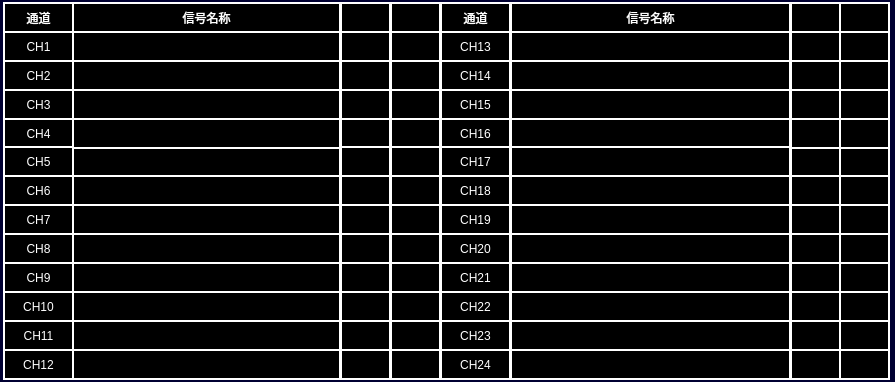
 <widget class="QWidget" name="TCDIControl">
  <property name="geometry">
   <rect>
    <x>0</x>
    <y>0</y>
    <width>895</width>
    <height>382</height>
   </rect>
  </property>
  <property name="windowTitle">
   <string>Form</string>
  </property>
  <property name="styleSheet">
   <string notr="true">QWidget
{
background-color: rgb(0, 0, 50);
}


QLabel
{
	font: 16px &quot;微软雅黑&quot;;
	color: white;
	border:2px solid white;
	background-color:black;
}</string>
  </property>
  <widget class="QLabel" name="lbl_CH3_State2">
   <property name="geometry">
    <rect>
     <x>390</x>
     <y>89</y>
     <width>51</width>
     <height>31</height>
    </rect>
   </property>
   <property name="text">
    <string/>
   </property>
   <property name="alignment">
    <set>Qt::AlignCenter</set>
   </property>
  </widget>
  <widget class="QLabel" name="lbl_CH24_State1">
   <property name="geometry">
    <rect>
     <x>790</x>
     <y>349</y>
     <width>51</width>
     <height>31</height>
    </rect>
   </property>
   <property name="text">
    <string/>
   </property>
   <property name="alignment">
    <set>Qt::AlignCenter</set>
   </property>
  </widget>
  <widget class="QLabel" name="lbl_CH17_State2">
   <property name="geometry">
    <rect>
     <x>839</x>
     <y>146</y>
     <width>51</width>
     <height>31</height>
    </rect>
   </property>
   <property name="text">
    <string/>
   </property>
   <property name="alignment">
    <set>Qt::AlignCenter</set>
   </property>
  </widget>
  <widget class="QLabel" name="lbl_CH15_Name">
   <property name="geometry">
    <rect>
     <x>510</x>
     <y>89</y>
     <width>281</width>
     <height>31</height>
    </rect>
   </property>
   <property name="text">
    <string/>
   </property>
   <property name="alignment">
    <set>Qt::AlignCenter</set>
   </property>
  </widget>
  <widget class="QLabel" name="lbl_CH16_Name">
   <property name="geometry">
    <rect>
     <x>510</x>
     <y>118</y>
     <width>281</width>
     <height>31</height>
    </rect>
   </property>
   <property name="text">
    <string/>
   </property>
   <property name="alignment">
    <set>Qt::AlignCenter</set>
   </property>
  </widget>
  <widget class="QLabel" name="lbl_CH11_Name">
   <property name="geometry">
    <rect>
     <x>72</x>
     <y>320</y>
     <width>269</width>
     <height>31</height>
    </rect>
   </property>
   <property name="text">
    <string/>
   </property>
   <property name="alignment">
    <set>Qt::AlignCenter</set>
   </property>
  </widget>
  <widget class="QLabel" name="lbl_CH18_State1">
   <property name="geometry">
    <rect>
     <x>790</x>
     <y>175</y>
     <width>51</width>
     <height>31</height>
    </rect>
   </property>
   <property name="text">
    <string/>
   </property>
   <property name="alignment">
    <set>Qt::AlignCenter</set>
   </property>
  </widget>
  <widget class="QLabel" name="lbl_CH13_State2">
   <property name="geometry">
    <rect>
     <x>839</x>
     <y>31</y>
     <width>51</width>
     <height>31</height>
    </rect>
   </property>
   <property name="text">
    <string/>
   </property>
   <property name="alignment">
    <set>Qt::AlignCenter</set>
   </property>
  </widget>
  <widget class="QLabel" name="lbl_CH2_Name">
   <property name="geometry">
    <rect>
     <x>72</x>
     <y>60</y>
     <width>269</width>
     <height>31</height>
    </rect>
   </property>
   <property name="text">
    <string/>
   </property>
   <property name="alignment">
    <set>Qt::AlignCenter</set>
   </property>
  </widget>
  <widget class="QLabel" name="lblTitle_9">
   <property name="geometry">
    <rect>
     <x>440</x>
     <y>2</y>
     <width>71</width>
     <height>31</height>
    </rect>
   </property>
   <property name="text">
    <string>通道</string>
   </property>
   <property name="alignment">
    <set>Qt::AlignCenter</set>
   </property>
  </widget>
  <widget class="QLabel" name="lbl_CH24_Name">
   <property name="geometry">
    <rect>
     <x>510</x>
     <y>349</y>
     <width>281</width>
     <height>31</height>
    </rect>
   </property>
   <property name="text">
    <string/>
   </property>
   <property name="alignment">
    <set>Qt::AlignCenter</set>
   </property>
  </widget>
  <widget class="QLabel" name="lbl_CH23_Name">
   <property name="geometry">
    <rect>
     <x>510</x>
     <y>320</y>
     <width>281</width>
     <height>31</height>
    </rect>
   </property>
   <property name="text">
    <string/>
   </property>
   <property name="alignment">
    <set>Qt::AlignCenter</set>
   </property>
  </widget>
  <widget class="QLabel" name="lbl_CH17_Name">
   <property name="geometry">
    <rect>
     <x>510</x>
     <y>146</y>
     <width>281</width>
     <height>31</height>
    </rect>
   </property>
   <property name="text">
    <string/>
   </property>
   <property name="alignment">
    <set>Qt::AlignCenter</set>
   </property>
  </widget>
  <widget class="QLabel" name="lbl_CH9_State2">
   <property name="geometry">
    <rect>
     <x>390</x>
     <y>262</y>
     <width>51</width>
     <height>31</height>
    </rect>
   </property>
   <property name="text">
    <string/>
   </property>
   <property name="alignment">
    <set>Qt::AlignCenter</set>
   </property>
  </widget>
  <widget class="QLabel" name="lbl_CH23">
   <property name="geometry">
    <rect>
     <x>440</x>
     <y>320</y>
     <width>71</width>
     <height>31</height>
    </rect>
   </property>
   <property name="text">
    <string>CH23</string>
   </property>
   <property name="alignment">
    <set>Qt::AlignCenter</set>
   </property>
  </widget>
  <widget class="QLabel" name="lbl_CH6_Name">
   <property name="geometry">
    <rect>
     <x>72</x>
     <y>175</y>
     <width>269</width>
     <height>31</height>
    </rect>
   </property>
   <property name="text">
    <string/>
   </property>
   <property name="alignment">
    <set>Qt::AlignCenter</set>
   </property>
  </widget>
  <widget class="QLabel" name="lbl_CH13">
   <property name="geometry">
    <rect>
     <x>440</x>
     <y>31</y>
     <width>71</width>
     <height>31</height>
    </rect>
   </property>
   <property name="text">
    <string>CH13</string>
   </property>
   <property name="alignment">
    <set>Qt::AlignCenter</set>
   </property>
  </widget>
  <widget class="QLabel" name="lbl_CH2_State1">
   <property name="geometry">
    <rect>
     <x>340</x>
     <y>60</y>
     <width>51</width>
     <height>31</height>
    </rect>
   </property>
   <property name="text">
    <string/>
   </property>
   <property name="alignment">
    <set>Qt::AlignCenter</set>
   </property>
  </widget>
  <widget class="QLabel" name="lbl_CH3_State1">
   <property name="geometry">
    <rect>
     <x>340</x>
     <y>89</y>
     <width>51</width>
     <height>31</height>
    </rect>
   </property>
   <property name="text">
    <string/>
   </property>
   <property name="alignment">
    <set>Qt::AlignCenter</set>
   </property>
  </widget>
  <widget class="QLabel" name="lbl_CH19">
   <property name="geometry">
    <rect>
     <x>440</x>
     <y>204</y>
     <width>71</width>
     <height>31</height>
    </rect>
   </property>
   <property name="text">
    <string>CH19</string>
   </property>
   <property name="alignment">
    <set>Qt::AlignCenter</set>
   </property>
  </widget>
  <widget class="QLabel" name="lbl_CH12_State2">
   <property name="geometry">
    <rect>
     <x>390</x>
     <y>349</y>
     <width>51</width>
     <height>31</height>
    </rect>
   </property>
   <property name="text">
    <string/>
   </property>
   <property name="alignment">
    <set>Qt::AlignCenter</set>
   </property>
  </widget>
  <widget class="QLabel" name="lbl_CH10_State2">
   <property name="geometry">
    <rect>
     <x>390</x>
     <y>291</y>
     <width>51</width>
     <height>31</height>
    </rect>
   </property>
   <property name="text">
    <string/>
   </property>
   <property name="alignment">
    <set>Qt::AlignCenter</set>
   </property>
  </widget>
  <widget class="QLabel" name="lbl_CH20_State2">
   <property name="geometry">
    <rect>
     <x>839</x>
     <y>233</y>
     <width>51</width>
     <height>31</height>
    </rect>
   </property>
   <property name="text">
    <string/>
   </property>
   <property name="alignment">
    <set>Qt::AlignCenter</set>
   </property>
  </widget>
  <widget class="QLabel" name="lbl_CH9_State1">
   <property name="geometry">
    <rect>
     <x>340</x>
     <y>262</y>
     <width>51</width>
     <height>31</height>
    </rect>
   </property>
   <property name="text">
    <string/>
   </property>
   <property name="alignment">
    <set>Qt::AlignCenter</set>
   </property>
  </widget>
  <widget class="QLabel" name="lbl_CH14_Name">
   <property name="geometry">
    <rect>
     <x>510</x>
     <y>60</y>
     <width>281</width>
     <height>31</height>
    </rect>
   </property>
   <property name="text">
    <string/>
   </property>
   <property name="alignment">
    <set>Qt::AlignCenter</set>
   </property>
  </widget>
  <widget class="QLabel" name="lbl_CH14_State2">
   <property name="geometry">
    <rect>
     <x>839</x>
     <y>60</y>
     <width>51</width>
     <height>31</height>
    </rect>
   </property>
   <property name="text">
    <string/>
   </property>
   <property name="alignment">
    <set>Qt::AlignCenter</set>
   </property>
  </widget>
  <widget class="QLabel" name="lbl_CH4">
   <property name="geometry">
    <rect>
     <x>3</x>
     <y>118</y>
     <width>71</width>
     <height>31</height>
    </rect>
   </property>
   <property name="text">
    <string>CH4</string>
   </property>
   <property name="alignment">
    <set>Qt::AlignCenter</set>
   </property>
  </widget>
  <widget class="QLabel" name="lbl_CH18_Name">
   <property name="geometry">
    <rect>
     <x>510</x>
     <y>175</y>
     <width>281</width>
     <height>31</height>
    </rect>
   </property>
   <property name="text">
    <string/>
   </property>
   <property name="alignment">
    <set>Qt::AlignCenter</set>
   </property>
  </widget>
  <widget class="QLabel" name="lbl_CH3_Name">
   <property name="geometry">
    <rect>
     <x>72</x>
     <y>89</y>
     <width>269</width>
     <height>31</height>
    </rect>
   </property>
   <property name="text">
    <string/>
   </property>
   <property name="alignment">
    <set>Qt::AlignCenter</set>
   </property>
  </widget>
  <widget class="QLabel" name="lbl_CH7_Name">
   <property name="geometry">
    <rect>
     <x>72</x>
     <y>204</y>
     <width>269</width>
     <height>31</height>
    </rect>
   </property>
   <property name="text">
    <string/>
   </property>
   <property name="alignment">
    <set>Qt::AlignCenter</set>
   </property>
  </widget>
  <widget class="QLabel" name="lbl_CH5_State2">
   <property name="geometry">
    <rect>
     <x>390</x>
     <y>146</y>
     <width>51</width>
     <height>31</height>
    </rect>
   </property>
   <property name="text">
    <string/>
   </property>
   <property name="alignment">
    <set>Qt::AlignCenter</set>
   </property>
  </widget>
  <widget class="QLabel" name="lbl_CH20">
   <property name="geometry">
    <rect>
     <x>440</x>
     <y>233</y>
     <width>71</width>
     <height>31</height>
    </rect>
   </property>
   <property name="text">
    <string>CH20</string>
   </property>
   <property name="alignment">
    <set>Qt::AlignCenter</set>
   </property>
  </widget>
  <widget class="QLabel" name="lbl_CH22_State1">
   <property name="geometry">
    <rect>
     <x>790</x>
     <y>291</y>
     <width>51</width>
     <height>31</height>
    </rect>
   </property>
   <property name="text">
    <string/>
   </property>
   <property name="alignment">
    <set>Qt::AlignCenter</set>
   </property>
  </widget>
  <widget class="QLabel" name="lbl_CH8_State2">
   <property name="geometry">
    <rect>
     <x>390</x>
     <y>233</y>
     <width>51</width>
     <height>31</height>
    </rect>
   </property>
   <property name="text">
    <string/>
   </property>
   <property name="alignment">
    <set>Qt::AlignCenter</set>
   </property>
  </widget>
  <widget class="QLabel" name="TrainType5">
   <property name="geometry">
    <rect>
     <x>790</x>
     <y>2</y>
     <width>51</width>
     <height>31</height>
    </rect>
   </property>
   <property name="text">
    <string/>
   </property>
   <property name="alignment">
    <set>Qt::AlignCenter</set>
   </property>
  </widget>
  <widget class="QLabel" name="lbl_CH8">
   <property name="geometry">
    <rect>
     <x>3</x>
     <y>233</y>
     <width>71</width>
     <height>31</height>
    </rect>
   </property>
   <property name="text">
    <string>CH8</string>
   </property>
   <property name="alignment">
    <set>Qt::AlignCenter</set>
   </property>
  </widget>
  <widget class="QLabel" name="lbl_CH10_State1">
   <property name="geometry">
    <rect>
     <x>340</x>
     <y>291</y>
     <width>51</width>
     <height>31</height>
    </rect>
   </property>
   <property name="text">
    <string/>
   </property>
   <property name="alignment">
    <set>Qt::AlignCenter</set>
   </property>
  </widget>
  <widget class="QLabel" name="lbl_CH11">
   <property name="geometry">
    <rect>
     <x>3</x>
     <y>320</y>
     <width>71</width>
     <height>31</height>
    </rect>
   </property>
   <property name="text">
    <string>CH11</string>
   </property>
   <property name="alignment">
    <set>Qt::AlignCenter</set>
   </property>
  </widget>
  <widget class="QLabel" name="lblTitle_2">
   <property name="geometry">
    <rect>
     <x>3</x>
     <y>2</y>
     <width>71</width>
     <height>31</height>
    </rect>
   </property>
   <property name="text">
    <string>通道</string>
   </property>
   <property name="alignment">
    <set>Qt::AlignCenter</set>
   </property>
  </widget>
  <widget class="QLabel" name="lbl_CH15_State2">
   <property name="geometry">
    <rect>
     <x>839</x>
     <y>89</y>
     <width>51</width>
     <height>31</height>
    </rect>
   </property>
   <property name="text">
    <string/>
   </property>
   <property name="alignment">
    <set>Qt::AlignCenter</set>
   </property>
  </widget>
  <widget class="QLabel" name="lbl_CH5_Name">
   <property name="geometry">
    <rect>
     <x>72</x>
     <y>146</y>
     <width>269</width>
     <height>31</height>
    </rect>
   </property>
   <property name="text">
    <string/>
   </property>
   <property name="alignment">
    <set>Qt::AlignCenter</set>
   </property>
  </widget>
  <widget class="QLabel" name="lbl_CH7">
   <property name="geometry">
    <rect>
     <x>3</x>
     <y>204</y>
     <width>71</width>
     <height>31</height>
    </rect>
   </property>
   <property name="text">
    <string>CH7</string>
   </property>
   <property name="alignment">
    <set>Qt::AlignCenter</set>
   </property>
  </widget>
  <widget class="QLabel" name="lbl_CH11_State2">
   <property name="geometry">
    <rect>
     <x>390</x>
     <y>320</y>
     <width>51</width>
     <height>31</height>
    </rect>
   </property>
   <property name="text">
    <string/>
   </property>
   <property name="alignment">
    <set>Qt::AlignCenter</set>
   </property>
  </widget>
  <widget class="QLabel" name="lbl_CH14_State1">
   <property name="geometry">
    <rect>
     <x>790</x>
     <y>60</y>
     <width>51</width>
     <height>31</height>
    </rect>
   </property>
   <property name="text">
    <string/>
   </property>
   <property name="alignment">
    <set>Qt::AlignCenter</set>
   </property>
  </widget>
  <widget class="QLabel" name="lbl_CH13_Name">
   <property name="geometry">
    <rect>
     <x>510</x>
     <y>31</y>
     <width>281</width>
     <height>31</height>
    </rect>
   </property>
   <property name="text">
    <string/>
   </property>
   <property name="alignment">
    <set>Qt::AlignCenter</set>
   </property>
  </widget>
  <widget class="QLabel" name="lbl_CH8_Name">
   <property name="geometry">
    <rect>
     <x>72</x>
     <y>233</y>
     <width>269</width>
     <height>31</height>
    </rect>
   </property>
   <property name="text">
    <string/>
   </property>
   <property name="alignment">
    <set>Qt::AlignCenter</set>
   </property>
  </widget>
  <widget class="QLabel" name="lbl_CH21_State2">
   <property name="geometry">
    <rect>
     <x>839</x>
     <y>262</y>
     <width>51</width>
     <height>31</height>
    </rect>
   </property>
   <property name="text">
    <string/>
   </property>
   <property name="alignment">
    <set>Qt::AlignCenter</set>
   </property>
  </widget>
  <widget class="QLabel" name="lbl_CH5">
   <property name="geometry">
    <rect>
     <x>3</x>
     <y>146</y>
     <width>71</width>
     <height>31</height>
    </rect>
   </property>
   <property name="text">
    <string>CH5</string>
   </property>
   <property name="alignment">
    <set>Qt::AlignCenter</set>
   </property>
  </widget>
  <widget class="QLabel" name="lbl_CH4_State1">
   <property name="geometry">
    <rect>
     <x>340</x>
     <y>118</y>
     <width>51</width>
     <height>31</height>
    </rect>
   </property>
   <property name="text">
    <string/>
   </property>
   <property name="alignment">
    <set>Qt::AlignCenter</set>
   </property>
  </widget>
  <widget class="QLabel" name="lbl_CH6_State2">
   <property name="geometry">
    <rect>
     <x>390</x>
     <y>175</y>
     <width>51</width>
     <height>31</height>
    </rect>
   </property>
   <property name="text">
    <string/>
   </property>
   <property name="alignment">
    <set>Qt::AlignCenter</set>
   </property>
  </widget>
  <widget class="QLabel" name="lbl_CH15_State1">
   <property name="geometry">
    <rect>
     <x>790</x>
     <y>89</y>
     <width>51</width>
     <height>31</height>
    </rect>
   </property>
   <property name="text">
    <string/>
   </property>
   <property name="alignment">
    <set>Qt::AlignCenter</set>
   </property>
  </widget>
  <widget class="QLabel" name="lbl_CH12_State1">
   <property name="geometry">
    <rect>
     <x>340</x>
     <y>349</y>
     <width>51</width>
     <height>31</height>
    </rect>
   </property>
   <property name="text">
    <string/>
   </property>
   <property name="alignment">
    <set>Qt::AlignCenter</set>
   </property>
  </widget>
  <widget class="QLabel" name="lbl_CH21">
   <property name="geometry">
    <rect>
     <x>440</x>
     <y>262</y>
     <width>71</width>
     <height>31</height>
    </rect>
   </property>
   <property name="text">
    <string>CH21</string>
   </property>
   <property name="alignment">
    <set>Qt::AlignCenter</set>
   </property>
  </widget>
  <widget class="QLabel" name="lbl_CH19_Name">
   <property name="geometry">
    <rect>
     <x>510</x>
     <y>204</y>
     <width>281</width>
     <height>31</height>
    </rect>
   </property>
   <property name="text">
    <string/>
   </property>
   <property name="alignment">
    <set>Qt::AlignCenter</set>
   </property>
  </widget>
  <widget class="QLabel" name="lbl_CH9">
   <property name="geometry">
    <rect>
     <x>3</x>
     <y>262</y>
     <width>71</width>
     <height>31</height>
    </rect>
   </property>
   <property name="text">
    <string>CH9</string>
   </property>
   <property name="alignment">
    <set>Qt::AlignCenter</set>
   </property>
  </widget>
  <widget class="QLabel" name="lbl_CH24_State2">
   <property name="geometry">
    <rect>
     <x>839</x>
     <y>349</y>
     <width>51</width>
     <height>31</height>
    </rect>
   </property>
   <property name="text">
    <string/>
   </property>
   <property name="alignment">
    <set>Qt::AlignCenter</set>
   </property>
  </widget>
  <widget class="QLabel" name="lbl_CH4_Name">
   <property name="geometry">
    <rect>
     <x>72</x>
     <y>118</y>
     <width>269</width>
     <height>31</height>
    </rect>
   </property>
   <property name="text">
    <string/>
   </property>
   <property name="alignment">
    <set>Qt::AlignCenter</set>
   </property>
  </widget>
  <widget class="QLabel" name="lbl_CH10">
   <property name="geometry">
    <rect>
     <x>3</x>
     <y>291</y>
     <width>71</width>
     <height>31</height>
    </rect>
   </property>
   <property name="text">
    <string>CH10</string>
   </property>
   <property name="alignment">
    <set>Qt::AlignCenter</set>
   </property>
  </widget>
  <widget class="QLabel" name="lbl_CH22">
   <property name="geometry">
    <rect>
     <x>440</x>
     <y>291</y>
     <width>71</width>
     <height>31</height>
    </rect>
   </property>
   <property name="text">
    <string>CH22</string>
   </property>
   <property name="alignment">
    <set>Qt::AlignCenter</set>
   </property>
  </widget>
  <widget class="QLabel" name="lbl_CH18_State2">
   <property name="geometry">
    <rect>
     <x>839</x>
     <y>175</y>
     <width>51</width>
     <height>31</height>
    </rect>
   </property>
   <property name="text">
    <string/>
   </property>
   <property name="alignment">
    <set>Qt::AlignCenter</set>
   </property>
  </widget>
  <widget class="QLabel" name="lbl_CH7_State2">
   <property name="geometry">
    <rect>
     <x>390</x>
     <y>204</y>
     <width>51</width>
     <height>31</height>
    </rect>
   </property>
   <property name="text">
    <string/>
   </property>
   <property name="alignment">
    <set>Qt::AlignCenter</set>
   </property>
  </widget>
  <widget class="QLabel" name="lbl_CH7_State1">
   <property name="geometry">
    <rect>
     <x>340</x>
     <y>204</y>
     <width>51</width>
     <height>31</height>
    </rect>
   </property>
   <property name="text">
    <string/>
   </property>
   <property name="alignment">
    <set>Qt::AlignCenter</set>
   </property>
  </widget>
  <widget class="QLabel" name="lbl_CH12_Name">
   <property name="geometry">
    <rect>
     <x>72</x>
     <y>349</y>
     <width>269</width>
     <height>31</height>
    </rect>
   </property>
   <property name="text">
    <string/>
   </property>
   <property name="alignment">
    <set>Qt::AlignCenter</set>
   </property>
  </widget>
  <widget class="QLabel" name="lbl_CH17_State1">
   <property name="geometry">
    <rect>
     <x>790</x>
     <y>146</y>
     <width>51</width>
     <height>31</height>
    </rect>
   </property>
   <property name="text">
    <string/>
   </property>
   <property name="alignment">
    <set>Qt::AlignCenter</set>
   </property>
  </widget>
  <widget class="QLabel" name="lbl_CH22_State2">
   <property name="geometry">
    <rect>
     <x>839</x>
     <y>291</y>
     <width>51</width>
     <height>31</height>
    </rect>
   </property>
   <property name="text">
    <string/>
   </property>
   <property name="alignment">
    <set>Qt::AlignCenter</set>
   </property>
  </widget>
  <widget class="QLabel" name="lbl_CH8_State1">
   <property name="geometry">
    <rect>
     <x>340</x>
     <y>233</y>
     <width>51</width>
     <height>31</height>
    </rect>
   </property>
   <property name="text">
    <string/>
   </property>
   <property name="alignment">
    <set>Qt::AlignCenter</set>
   </property>
  </widget>
  <widget class="QLabel" name="lbl_CH23_State1">
   <property name="geometry">
    <rect>
     <x>790</x>
     <y>320</y>
     <width>51</width>
     <height>31</height>
    </rect>
   </property>
   <property name="text">
    <string/>
   </property>
   <property name="alignment">
    <set>Qt::AlignCenter</set>
   </property>
  </widget>
  <widget class="QLabel" name="lbl_CH2">
   <property name="geometry">
    <rect>
     <x>3</x>
     <y>60</y>
     <width>71</width>
     <height>31</height>
    </rect>
   </property>
   <property name="text">
    <string>CH2</string>
   </property>
   <property name="alignment">
    <set>Qt::AlignCenter</set>
   </property>
  </widget>
  <widget class="QLabel" name="lbl_CH18">
   <property name="geometry">
    <rect>
     <x>440</x>
     <y>175</y>
     <width>71</width>
     <height>31</height>
    </rect>
   </property>
   <property name="text">
    <string>CH18</string>
   </property>
   <property name="alignment">
    <set>Qt::AlignCenter</set>
   </property>
  </widget>
  <widget class="QLabel" name="lbl_CH20_Name">
   <property name="geometry">
    <rect>
     <x>510</x>
     <y>233</y>
     <width>281</width>
     <height>31</height>
    </rect>
   </property>
   <property name="text">
    <string/>
   </property>
   <property name="alignment">
    <set>Qt::AlignCenter</set>
   </property>
  </widget>
  <widget class="QLabel" name="lbl_CH13_State1">
   <property name="geometry">
    <rect>
     <x>790</x>
     <y>31</y>
     <width>51</width>
     <height>31</height>
    </rect>
   </property>
   <property name="text">
    <string/>
   </property>
   <property name="alignment">
    <set>Qt::AlignCenter</set>
   </property>
  </widget>
  <widget class="QLabel" name="lbl_CH6_State1">
   <property name="geometry">
    <rect>
     <x>340</x>
     <y>175</y>
     <width>51</width>
     <height>31</height>
    </rect>
   </property>
   <property name="text">
    <string/>
   </property>
   <property name="alignment">
    <set>Qt::AlignCenter</set>
   </property>
  </widget>
  <widget class="QLabel" name="lbl_CH14">
   <property name="geometry">
    <rect>
     <x>440</x>
     <y>60</y>
     <width>71</width>
     <height>31</height>
    </rect>
   </property>
   <property name="text">
    <string>CH14</string>
   </property>
   <property name="alignment">
    <set>Qt::AlignCenter</set>
   </property>
  </widget>
  <widget class="QLabel" name="lbl_CH16">
   <property name="geometry">
    <rect>
     <x>440</x>
     <y>118</y>
     <width>71</width>
     <height>31</height>
    </rect>
   </property>
   <property name="text">
    <string>CH16</string>
   </property>
   <property name="alignment">
    <set>Qt::AlignCenter</set>
   </property>
  </widget>
  <widget class="QLabel" name="lbl_CH20_State1">
   <property name="geometry">
    <rect>
     <x>790</x>
     <y>233</y>
     <width>51</width>
     <height>31</height>
    </rect>
   </property>
   <property name="text">
    <string/>
   </property>
   <property name="alignment">
    <set>Qt::AlignCenter</set>
   </property>
  </widget>
  <widget class="QLabel" name="TrainType6">
   <property name="geometry">
    <rect>
     <x>839</x>
     <y>2</y>
     <width>51</width>
     <height>31</height>
    </rect>
   </property>
   <property name="text">
    <string/>
   </property>
   <property name="alignment">
    <set>Qt::AlignCenter</set>
   </property>
  </widget>
  <widget class="QLabel" name="lbl_CH1">
   <property name="geometry">
    <rect>
     <x>3</x>
     <y>31</y>
     <width>71</width>
     <height>31</height>
    </rect>
   </property>
   <property name="text">
    <string>CH1</string>
   </property>
   <property name="alignment">
    <set>Qt::AlignCenter</set>
   </property>
  </widget>
  <widget class="QLabel" name="lbl_CH23_State2">
   <property name="geometry">
    <rect>
     <x>839</x>
     <y>320</y>
     <width>51</width>
     <height>31</height>
    </rect>
   </property>
   <property name="text">
    <string/>
   </property>
   <property name="alignment">
    <set>Qt::AlignCenter</set>
   </property>
  </widget>
  <widget class="QLabel" name="lbl_CH12">
   <property name="geometry">
    <rect>
     <x>3</x>
     <y>349</y>
     <width>71</width>
     <height>31</height>
    </rect>
   </property>
   <property name="text">
    <string>CH12</string>
   </property>
   <property name="alignment">
    <set>Qt::AlignCenter</set>
   </property>
  </widget>
  <widget class="QLabel" name="lbl_CH5_State1">
   <property name="geometry">
    <rect>
     <x>340</x>
     <y>146</y>
     <width>51</width>
     <height>31</height>
    </rect>
   </property>
   <property name="text">
    <string/>
   </property>
   <property name="alignment">
    <set>Qt::AlignCenter</set>
   </property>
  </widget>
  <widget class="QLabel" name="lbl_CH19_State1">
   <property name="geometry">
    <rect>
     <x>790</x>
     <y>204</y>
     <width>51</width>
     <height>31</height>
    </rect>
   </property>
   <property name="text">
    <string/>
   </property>
   <property name="alignment">
    <set>Qt::AlignCenter</set>
   </property>
  </widget>
  <widget class="QLabel" name="lbl_CH10_Name">
   <property name="geometry">
    <rect>
     <x>72</x>
     <y>291</y>
     <width>269</width>
     <height>31</height>
    </rect>
   </property>
   <property name="text">
    <string/>
   </property>
   <property name="alignment">
    <set>Qt::AlignCenter</set>
   </property>
  </widget>
  <widget class="QLabel" name="lbl_CH16_State1">
   <property name="geometry">
    <rect>
     <x>790</x>
     <y>118</y>
     <width>51</width>
     <height>31</height>
    </rect>
   </property>
   <property name="text">
    <string/>
   </property>
   <property name="alignment">
    <set>Qt::AlignCenter</set>
   </property>
  </widget>
  <widget class="QLabel" name="lblTitle_3">
   <property name="geometry">
    <rect>
     <x>72</x>
     <y>2</y>
     <width>269</width>
     <height>31</height>
    </rect>
   </property>
   <property name="text">
    <string>信号名称</string>
   </property>
   <property name="alignment">
    <set>Qt::AlignCenter</set>
   </property>
  </widget>
  <widget class="QLabel" name="TrainType2">
   <property name="geometry">
    <rect>
     <x>390</x>
     <y>2</y>
     <width>51</width>
     <height>31</height>
    </rect>
   </property>
   <property name="text">
    <string/>
   </property>
   <property name="alignment">
    <set>Qt::AlignCenter</set>
   </property>
  </widget>
  <widget class="QLabel" name="lbl_CH4_State2">
   <property name="geometry">
    <rect>
     <x>390</x>
     <y>118</y>
     <width>51</width>
     <height>30</height>
    </rect>
   </property>
   <property name="text">
    <string/>
   </property>
   <property name="alignment">
    <set>Qt::AlignCenter</set>
   </property>
  </widget>
  <widget class="QLabel" name="lbl_CH6">
   <property name="geometry">
    <rect>
     <x>3</x>
     <y>175</y>
     <width>71</width>
     <height>31</height>
    </rect>
   </property>
   <property name="text">
    <string>CH6</string>
   </property>
   <property name="alignment">
    <set>Qt::AlignCenter</set>
   </property>
  </widget>
  <widget class="QLabel" name="lbl_CH24">
   <property name="geometry">
    <rect>
     <x>440</x>
     <y>349</y>
     <width>71</width>
     <height>31</height>
    </rect>
   </property>
   <property name="text">
    <string>CH24</string>
   </property>
   <property name="alignment">
    <set>Qt::AlignCenter</set>
   </property>
  </widget>
  <widget class="QLabel" name="lbl_CH1_State1">
   <property name="geometry">
    <rect>
     <x>340</x>
     <y>31</y>
     <width>51</width>
     <height>31</height>
    </rect>
   </property>
   <property name="text">
    <string/>
   </property>
   <property name="alignment">
    <set>Qt::AlignCenter</set>
   </property>
  </widget>
  <widget class="QLabel" name="lbl_CH16_State2">
   <property name="geometry">
    <rect>
     <x>839</x>
     <y>118</y>
     <width>51</width>
     <height>31</height>
    </rect>
   </property>
   <property name="text">
    <string/>
   </property>
   <property name="alignment">
    <set>Qt::AlignCenter</set>
   </property>
  </widget>
  <widget class="QLabel" name="lbl_CH17">
   <property name="geometry">
    <rect>
     <x>440</x>
     <y>146</y>
     <width>71</width>
     <height>31</height>
    </rect>
   </property>
   <property name="text">
    <string>CH17</string>
   </property>
   <property name="alignment">
    <set>Qt::AlignCenter</set>
   </property>
  </widget>
  <widget class="QLabel" name="lbl_CH21_Name">
   <property name="geometry">
    <rect>
     <x>510</x>
     <y>262</y>
     <width>281</width>
     <height>31</height>
    </rect>
   </property>
   <property name="text">
    <string/>
   </property>
   <property name="alignment">
    <set>Qt::AlignCenter</set>
   </property>
  </widget>
  <widget class="QLabel" name="lbl_CH22_Name">
   <property name="geometry">
    <rect>
     <x>510</x>
     <y>291</y>
     <width>281</width>
     <height>31</height>
    </rect>
   </property>
   <property name="text">
    <string/>
   </property>
   <property name="alignment">
    <set>Qt::AlignCenter</set>
   </property>
  </widget>
  <widget class="QLabel" name="lbl_CH3">
   <property name="geometry">
    <rect>
     <x>3</x>
     <y>89</y>
     <width>71</width>
     <height>31</height>
    </rect>
   </property>
   <property name="text">
    <string>CH3</string>
   </property>
   <property name="alignment">
    <set>Qt::AlignCenter</set>
   </property>
  </widget>
  <widget class="QLabel" name="lbl_CH15">
   <property name="geometry">
    <rect>
     <x>440</x>
     <y>89</y>
     <width>71</width>
     <height>31</height>
    </rect>
   </property>
   <property name="text">
    <string>CH15</string>
   </property>
   <property name="alignment">
    <set>Qt::AlignCenter</set>
   </property>
  </widget>
  <widget class="QLabel" name="lbl_CH1_Name">
   <property name="geometry">
    <rect>
     <x>72</x>
     <y>31</y>
     <width>269</width>
     <height>31</height>
    </rect>
   </property>
   <property name="text">
    <string/>
   </property>
   <property name="alignment">
    <set>Qt::AlignCenter</set>
   </property>
  </widget>
  <widget class="QLabel" name="lbl_CH19_State2">
   <property name="geometry">
    <rect>
     <x>839</x>
     <y>204</y>
     <width>51</width>
     <height>31</height>
    </rect>
   </property>
   <property name="text">
    <string/>
   </property>
   <property name="alignment">
    <set>Qt::AlignCenter</set>
   </property>
  </widget>
  <widget class="QLabel" name="lblTitle_7">
   <property name="geometry">
    <rect>
     <x>510</x>
     <y>2</y>
     <width>281</width>
     <height>31</height>
    </rect>
   </property>
   <property name="text">
    <string>信号名称</string>
   </property>
   <property name="alignment">
    <set>Qt::AlignCenter</set>
   </property>
  </widget>
  <widget class="QLabel" name="lbl_CH21_State1">
   <property name="geometry">
    <rect>
     <x>790</x>
     <y>262</y>
     <width>51</width>
     <height>31</height>
    </rect>
   </property>
   <property name="text">
    <string/>
   </property>
   <property name="alignment">
    <set>Qt::AlignCenter</set>
   </property>
  </widget>
  <widget class="QLabel" name="lbl_CH2_State2">
   <property name="geometry">
    <rect>
     <x>390</x>
     <y>60</y>
     <width>51</width>
     <height>31</height>
    </rect>
   </property>
   <property name="text">
    <string/>
   </property>
   <property name="alignment">
    <set>Qt::AlignCenter</set>
   </property>
  </widget>
  <widget class="QLabel" name="lbl_CH9_Name">
   <property name="geometry">
    <rect>
     <x>72</x>
     <y>262</y>
     <width>269</width>
     <height>31</height>
    </rect>
   </property>
   <property name="text">
    <string/>
   </property>
   <property name="alignment">
    <set>Qt::AlignCenter</set>
   </property>
  </widget>
  <widget class="QLabel" name="lbl_CH1_State2">
   <property name="geometry">
    <rect>
     <x>390</x>
     <y>31</y>
     <width>51</width>
     <height>31</height>
    </rect>
   </property>
   <property name="text">
    <string/>
   </property>
   <property name="alignment">
    <set>Qt::AlignCenter</set>
   </property>
  </widget>
  <widget class="QLabel" name="lbl_CH11_State1">
   <property name="geometry">
    <rect>
     <x>340</x>
     <y>320</y>
     <width>51</width>
     <height>31</height>
    </rect>
   </property>
   <property name="text">
    <string/>
   </property>
   <property name="alignment">
    <set>Qt::AlignCenter</set>
   </property>
  </widget>
  <widget class="QLabel" name="TrainType1">
   <property name="geometry">
    <rect>
     <x>340</x>
     <y>2</y>
     <width>51</width>
     <height>31</height>
    </rect>
   </property>
   <property name="text">
    <string/>
   </property>
   <property name="alignment">
    <set>Qt::AlignCenter</set>
   </property>
  </widget>
 </widget>
